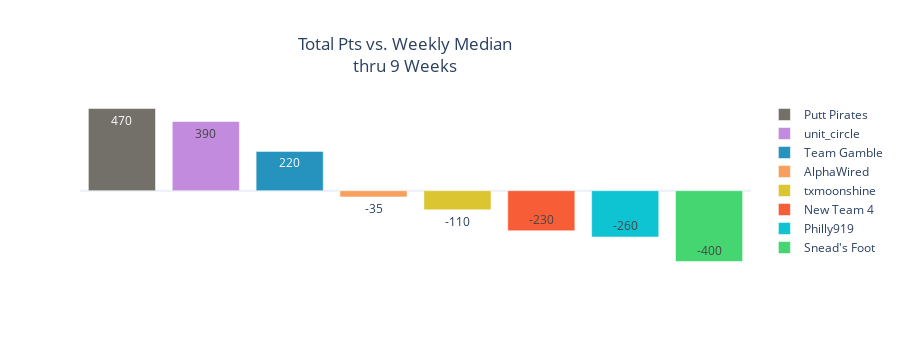

Write notebook code for a chart like this one.
### Code cell
team_medians = pd.DataFrame(df.groupby('team',as_index=False)['median_delta'].sum()).sort_values(by='median_delta',ascending=False).reset_index(drop=True)

median_delta_bar = px.bar(team_medians,
                          text_auto='.2s',
                          color='team',
                          color_discrete_map=team_color,
                          title='Total Pts vs. Weekly Median<br>thru 9 Weeks',
                          template='plotly_white',
                          labels={'index':'', 'value':''},
                          height=350
                         )

median_delta_bar.update_layout(title_x=.5,legend=dict(title=None))

median_delta_bar.update_xaxes(showticklabels=False)
median_delta_bar.update_yaxes(showticklabels=False, showgrid=False)
median_delta_bar.update_layout(hoverlabel=dict(font_size=18,font_family="Rockwell"),title_x=.45)

median_delta_bar.show()

### Figure 1 — Plotly figure (JSON) as saved in the notebook; plotly's stock layout.template omitted (floating-point values rounded to 4 significant figures)
{"data": [{"alignmentgroup": "True", "hovertemplate": "team=Putt Pirates<br>=%{y}<extra></extra>", "legendgroup": "Putt Pirates", "marker": {"color": "rgb(115,112,106)", "pattern": {"shape": ""}}, "name": "Putt Pirates", "offsetgroup": "Putt Pirates", "orientation": "v", "showlegend": true, "textposition": "auto", "texttemplate": "%{y:.2s}", "type": "bar", "x": [0], "xaxis": "x", "y": [466.1], "yaxis": "y"}, {"alignmentgroup": "True", "hovertemplate": "team=unit_circle<br>=%{y}<extra></extra>", "legendgroup": "unit_circle", "marker": {"color": "rgb(194,139,221)", "pattern": {"shape": ""}}, "name": "unit_circle", "offsetgroup": "unit_circle", "orientation": "v", "showlegend": true, "textposition": "auto", "texttemplate": "%{y:.2s}", "type": "bar", "x": [1], "xaxis": "x", "y": [392.1], "yaxis": "y"}, {"alignmentgroup": "True", "hovertemplate": "team=Team Gamble<br>=%{y}<extra></extra>", "legendgroup": "Team Gamble", "marker": {"color": "rgb(38,147,190)", "pattern": {"shape": ""}}, "name": "Team Gamble", "offsetgroup": "Team Gamble", "orientation": "v", "showlegend": true, "textposition": "auto", "texttemplate": "%{y:.2s}", "type": "bar", "x": [2], "xaxis": "x", "y": [222.6], "yaxis": "y"}, {"alignmentgroup": "True", "hovertemplate": "team=AlphaWired<br>=%{y}<extra></extra>", "legendgroup": "AlphaWired", "marker": {"color": "rgb(247,160,93)", "pattern": {"shape": ""}}, "name": "AlphaWired", "offsetgroup": "AlphaWired", "orientation": "v", "showlegend": true, "textposition": "auto", "texttemplate": "%{y:.2s}", "type": "bar", "x": [3], "xaxis": "x", "y": [-35.4], "yaxis": "y"}, {"alignmentgroup": "True", "hovertemplate": "team=txmoonshine<br>=%{y}<extra></extra>", "legendgroup": "txmoonshine", "marker": {"color": "rgb(219,197,48)", "pattern": {"shape": ""}}, "name": "txmoonshine", "offsetgroup": "txmoonshine", "orientation": "v", "showlegend": true, "textposition": "auto", "texttemplate": "%{y:.2s}", "type": "bar", "x": [4], "xaxis": "x", "y": [-108.9], "yaxis": "y"}, {"alignmentgroup": "True", "hovertemplate": "team=New Team 4<br>=%{y}<extra></extra>", "legendgroup": "New Team 4", "marker": {"color": "rgb(247,94,56)", "pattern": {"shape": ""}}, "name": "New Team 4", "offsetgroup": "New Team 4", "orientation": "v", "showlegend": true, "textposition": "auto", "texttemplate": "%{y:.2s}", "type": "bar", "x": [5], "xaxis": "x", "y": [-227.4], "yaxis": "y"}, {"alignmentgroup": "True", "hovertemplate": "team=Philly919<br>=%{y}<extra></extra>", "legendgroup": "Philly919", "marker": {"color": "rgb(14,195,210)", "pattern": {"shape": ""}}, "name": "Philly919", "offsetgroup": "Philly919", "orientation": "v", "showlegend": true, "textposition": "auto", "texttemplate": "%{y:.2s}", "type": "bar", "x": [6], "xaxis": "x", "y": [-262.9], "yaxis": "y"}, {"alignmentgroup": "True", "hovertemplate": "team=Snead's Foot<br>=%{y}<extra></extra>", "legendgroup": "Snead's Foot", "marker": {"color": "rgb(70,214,113)", "pattern": {"shape": ""}}, "name": "Snead's Foot", "offsetgroup": "Snead's Foot", "orientation": "v", "showlegend": true, "textposition": "auto", "texttemplate": "%{y:.2s}", "type": "bar", "x": [7], "xaxis": "x", "y": [-401.9], "yaxis": "y"}], "layout": {"barmode": "relative", "height": 350, "hoverlabel": {"font": {"family": "Rockwell", "size": 18}}, "legend": {"title": {}, "tracegroupgap": 0}, "title": {"text": "Total Pts vs. Weekly Median<br>thru 9 Weeks", "x": 0.45}, "xaxis": {"anchor": "y", "domain": [0, 1], "showticklabels": false, "title": {"text": ""}}, "yaxis": {"anchor": "x", "domain": [0, 1], "showgrid": false, "showticklabels": false, "title": {"text": ""}}}}
